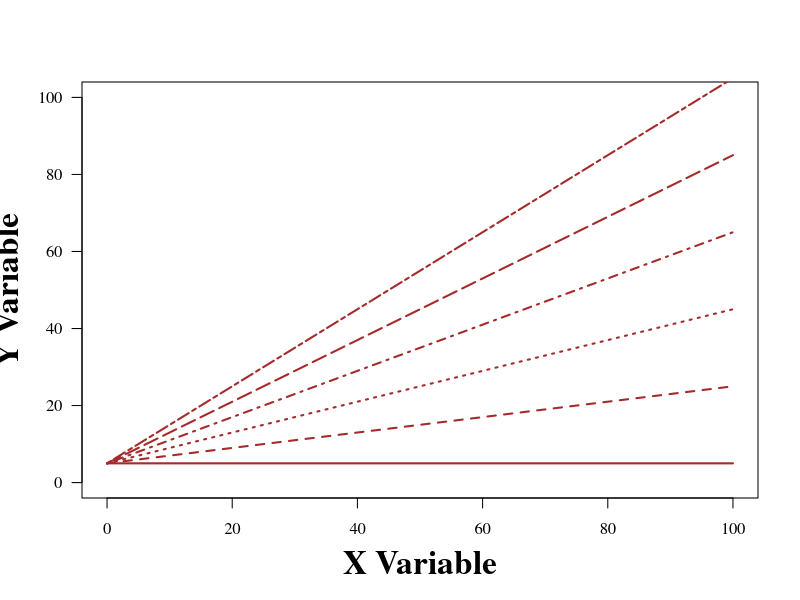
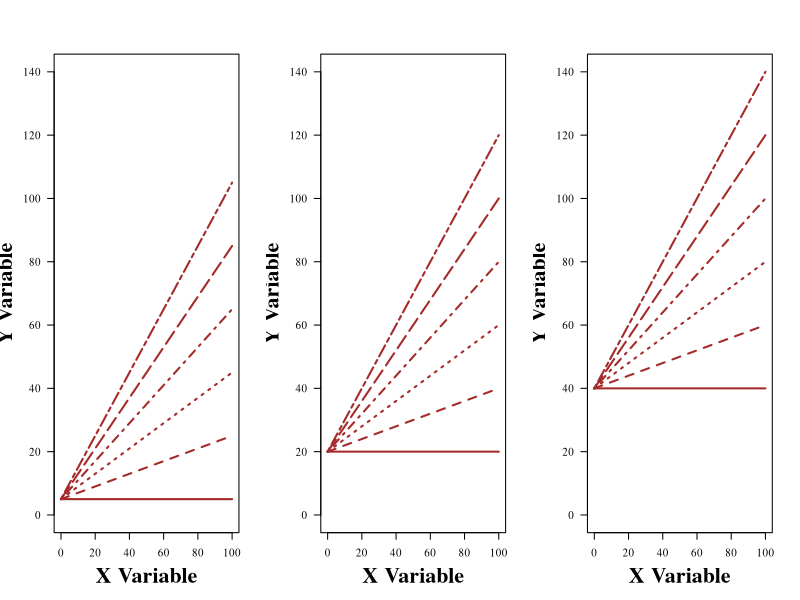

Write the R code that produced these figures, in order.
## ---- chunk 1
MyDiag1 <- function(n=5){
  m <- matrix(rep(0,n^2),nrow=n)
  for (i in 1:n){
    for (j in 1:n){
      if(i + j == n + 1 | i==j) m[i,j] <- 1
    }
  }
  return(m)
}
MyDiag1()
MyDiag1(8)
## ---- chunk 2
MyDiag <- function(n=5){
  m <- matrix(rep(0,n^2),nrow=n) # create a square matrix of zeroes
  print(m)                       # print matrix
  diag(m) <- 1                   # fill diagonal elements with 1s
  print(m)                       # print matrix
  z <- which(m==1,arr.ind=TRUE)  # get coefficients for the 1s
  print(z)                       # print coefficient list
  z[,2] <- n + 1 - z[,2]         # set "mirror" element for the columns
  print(z)                       # print modified coefficient list
  m[z] <- 1                      # change the z elements
  return(m)
}

MyDiag()
## ---- chunk 3
MyLine <- function(a=5,b=seq(0,1,length=6),x=0:100,ylim=c(0,100)){
  m <-matrix(nrow=length(x),ncol=length(b))
 for (i in 1:length(b)){
 y <- a + b[i]*x
 m[,i] <- y
 }
 
 
 
 
 matplot(x=x,y=m,
      lty=1:length(b),    # uses different line types
      lwd=2,              # increases line thickness
      type="l",           # lines with no points
      pty="s",            # square plotting space
      xlab="X Variable",  # x label
      ylab="Y Variable",  # y label
      ylim=ylim,          # user defined ylimits (adjust for multiple plots)
      las=1,              # plot axis numbers all horizontal
      col="brown",        # change line colors
      cex.lab=2,          # increase label size
      family="serif",     # use serif font for labels
      font.lab=2)         # use boldface for labels
} 
MyLine() 
  
## ---- chunk 4
opar <- par(no.readonly=TRUE)
par(mfrow=c(1,3))
a <- c(5,20,40) # set different choices for the intercept
for (i in 1:3){
  MyLine(a=a[i],ylim=c(0,140))
}
  par(opar)

